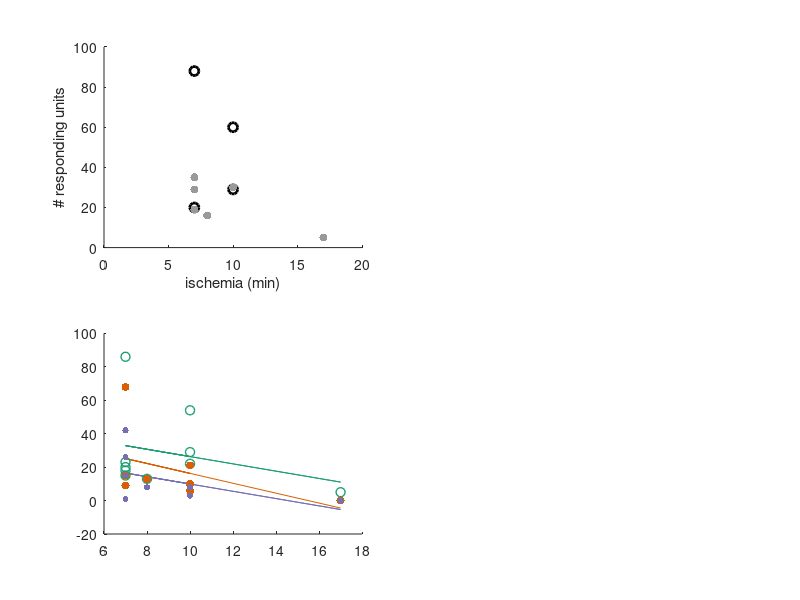

Recreate this plot in MATLAB. (Note: this script raises an error after producing the figure.)
pathcode = 'C:\Users\katja\OneDrive - imec\HumRet\_scripts';
pathSave = 'C:\Users\katja\OneDrive - imec\HumanRetina\PlosOne\resubmission';

addpath(genpath(pathcode))
%%
patient_data = [7	1	18	nan	2	15 19;7	1	20	nan	4	15 29;...
17	1	5	0	0	0 5;7	0	15	9	0	1 20;...
10	0	22	21	9	8 29;10	0	54	10	1	3 60;...
7	0	86	68	11	42 88;7	1	23	15	0	26 35;...
8	1	13	13	10	8 16;10	1	29	6	0	3 30]; %ischemia, disease, dg, chrp, bar flash, total
%%
cols = [27,158,119;217,95,2;117,112,179]; cols = cols./255;
figure
subplot(2,2,1)
dis = find(patient_data(:,2)==1);
nodis = find(patient_data(:,2)==0);
scatter(patient_data(nodis,1),patient_data(nodis,7),45,'k','linewidth',2);
hold on
scatter(patient_data(dis,1),patient_data(dis,7),35,[0.6 0.6 0.6],'filled');
axis([0 20 0 100])
xlabel('ischemia (min)')
ylabel('# responding units')

subplot(2,2,3)


P = polyfit(patient_data(:,1),patient_data(:,3),1);
yfit = P(1)*patient_data(:,1)+P(2);
hold on
plot(patient_data(:,1),yfit,'-','color',cols(1,:))

tmp = find(~isnan(patient_data(:,4)));
P = polyfit(patient_data(tmp,1),patient_data(tmp,4),1);
yfit = P(1)*patient_data(tmp,1)+P(2);
hold on
plot(patient_data(tmp,1),yfit,'-','color',cols(2,:))

P = polyfit(patient_data(:,1),patient_data(:,6),1);
yfit = P(1)*patient_data(:,1)+P(2);
hold on
plot(patient_data(:,1),yfit,'-','color',cols(3,:))

scatter(patient_data(:,1),patient_data(:,3),45,cols(1,:),'linewidth',1);
s1 = scatter(patient_data(:,1),patient_data(:,4),35,cols(2,:),'filled');
scatter(patient_data(:,1),patient_data(:,6),20,cols(3,:),'filled');
alpha(s1,0.5)
xlabel('ischemia (min)')
ylabel('# responding units')
axis([0 20 0 100])
legend({'drifting-grating','chirp','flash'})

subplot(2,2,4)
dis = find(patient_data(:,2)==1);
nodis = find(patient_data(:,2)==0);
data_dis = patient_data(dis,7);
data_nodis = patient_data(nodis,7);

scatter(repmat(1,1,length(data_nodis)),data_nodis,15,[0.2 0.2 0.2]);
% plotSpread(data_nodis,'distributionIdx',repmat(1,length(data_nodis),1),'distributionMarkers',{'.'},'distributionColors',{[0.2 0.2 0.2]})
 hold on
 p1 = plot([1-0.3 1+0.3],[median(data_nodis) median(data_nodis)],'-','color',[0.2 0.2 0.2],'linewidth',2)
scatter(repmat(7,1,length(data_dis)),data_dis,15,[0.6 0.6 0.6],'markerfacealpha',0.5);
%  plotSpread(data_dis,'distributionIdx',repmat(7,length(data_dis),1),'distributionMarkers',{'.'},'distributionColors',{[0.6 0.6 0.6]})
 hold on
 plot([7-0.3 7+0.3],[median(data_dis) median(data_dis)],'-','color',[0.6 0.6 0.6],'linewidth',2)

 data_dis = patient_data(dis,3);
data_nodis = patient_data(nodis,3);
scatter(repmat(2,1,length(data_nodis)),data_nodis,15,cols(1,:));
% plotSpread(data_nodis,'distributionIdx',repmat(1,length(data_nodis),1),'distributionMarkers',{'.'},'distributionColors',{[0.2 0.2 0.2]})
 hold on
 p1 = plot([2-0.3 2+0.3],[median(data_nodis) median(data_nodis)],'-','color',cols(1,:),'linewidth',2)
scatter(repmat(8,1,length(data_dis)),data_dis,15,[cols(1,:)],'markerfacealpha',0.5);
%  plotSpread(data_dis,'distributionIdx',repmat(7,length(data_dis),1),'distributionMarkers',{'.'},'distributionColors',{[0.6 0.6 0.6]})
 hold on
 plot([8-0.3 8+0.3],[median(data_dis) median(data_dis)],'-','color',[cols(1,:) 0.5],'linewidth',2)

 
 data_dis = patient_data(dis,4);
data_nodis = patient_data(nodis,4);
scatter(repmat(3,1,length(data_nodis)),data_nodis,15,cols(2,:));
% plotSpread(data_nodis,'distributionIdx',repmat(1,length(data_nodis),1),'distributionMarkers',{'.'},'distributionColors',{[0.2 0.2 0.2]})
 hold on
 p1 = plot([3-0.3 3+0.3],[median(data_nodis) median(data_nodis)],'-','color',cols(2,:),'linewidth',2)
scatter(repmat(9,1,length(data_dis)),data_dis,15,[cols(2,:)],'markerfacealpha',0.5);
%  plotSpread(data_dis,'distributionIdx',repmat(7,length(data_dis),1),'distributionMarkers',{'.'},'distributionColors',{[0.6 0.6 0.6]})
 hold on
 plot([9-0.3 9+0.3],[nanmedian(data_dis) nanmedian(data_dis)],'-','color',[cols(2,:) 0.5],'linewidth',2)

 
  data_dis = patient_data(dis,6);
data_nodis = patient_data(nodis,6);
scatter(repmat(4,1,length(data_nodis)),data_nodis,15,cols(3,:));
% plotSpread(data_nodis,'distributionIdx',repmat(1,length(data_nodis),1),'distributionMarkers',{'.'},'distributionColors',{[0.2 0.2 0.2]})
 hold on
 p1 = plot([4-0.3 4+0.3],[median(data_nodis) median(data_nodis)],'-','color',cols(3,:),'linewidth',2)
scatter(repmat(10,1,length(data_dis)),data_dis,15,[cols(3,:)],'markerfacealpha',0.5);
%  plotSpread(data_dis,'distributionIdx',repmat(7,length(data_dis),1),'distributionMarkers',{'.'},'distributionColors',{[0.6 0.6 0.6]})
 hold on
 plot([10-0.3 10+0.3],[median(data_dis) median(data_dis)],'-','color',[cols(3,:) 0.5],'linewidth',2)

 axis([0 11 0 100])
 set(gca,'xtick',[2.5 8.5],'xticklabel',{'healthy','with cond.'})
 ylabel('# responding units')
 
%  legend([p1 p2 p3 p4],{'total','drifting-grating','chirp','flash'},'fontname','Arial','fontsize',7)
 
 
subplot(2,2,2)
dis = find(patient_data(:,2)==1);
nodis = find(patient_data(:,2)==0);
data_dis = patient_data(dis,1);
data_nodis = patient_data(nodis,1);

plotSpread(data_nodis,'distributionIdx',repmat(1,length(data_nodis),1),'distributionMarkers',{'.'},'distributionColors',{[0.2 0.2 0.2]})
 hold on
 p1 = plot([1-0.3 1+0.3],[median(data_nodis) median(data_nodis)],'-','color',[0.2 0.2 0.2],'linewidth',2)
plotSpread(data_dis,'distributionIdx',repmat(2,length(data_dis),1),'distributionMarkers',{'.'},'distributionColors',{[0.6 0.6 0.6]})
 hold on
 plot([2-0.3 2+0.3],[median(data_dis) median(data_dis)],'-','color',[0.6 0.6 0.6],'linewidth',2)
 axis([0 3 0 20])
 set(gca,'xtick',[1 2],'xticklabel',{'healthy','with cond.'})
 ylabel('ischemia (min)')

% saveas(gcf,fullfile(pathSave,'data_per_donor.svg'))
